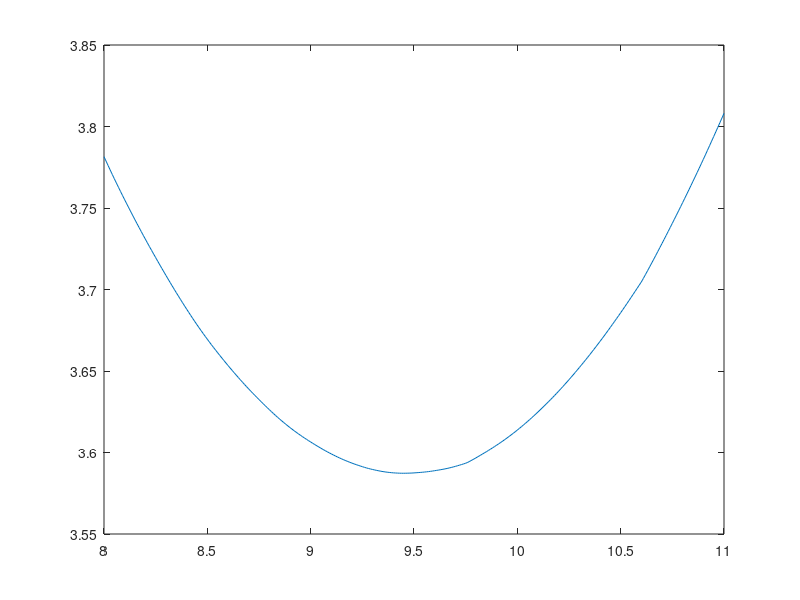

Write MATLAB code to recreate this figure.
clear; close all;
%Part a
R = 200;
N = 5000;
dof = 10;
X = chi2rnd(dof,[N,R]);
hist(X(:,1),1:1:max(max(X)))
x_hat_vec = 8:0.01:11;
L = length(x_hat_vec);
Jvals = zeros(L,1);
for i = 1:L
    Jvals(i) = norm(X-x_hat_vec(i),1)/(N);
end
[min_J, pos] = min(Jvals);
plot(x_hat_vec,Jvals);
x_hat = x_hat_vec(pos);
%Part b
Pr_x_star = chi2cdf(1.1*x_hat,10) - chi2cdf(0.9*x_hat,10);
[M,V] = chi2stat(10);
Pr_x = chi2cdf(1.1*M,10) - chi2cdf(0.9*M,10);